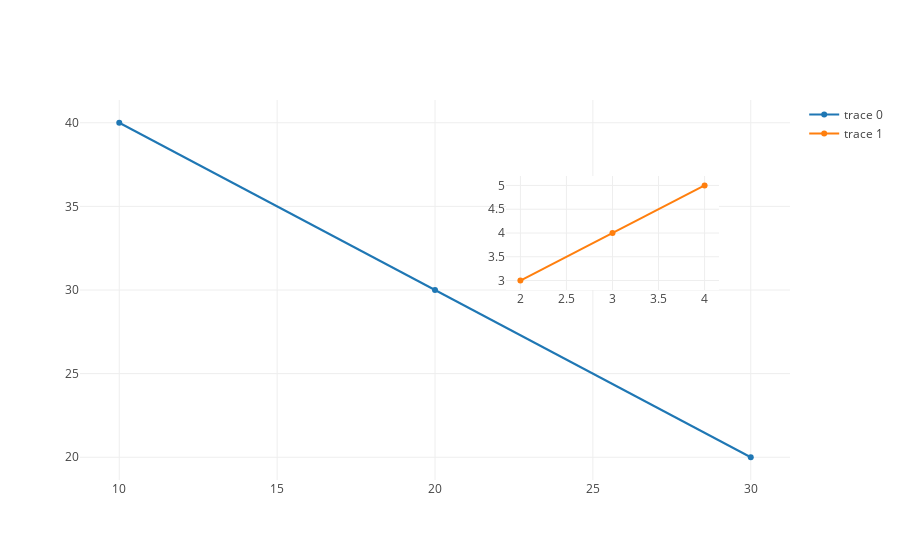

The code cell stored with this chart in its notebook:
### Code cell
fig = go.Figure(data=data, 
                layout=layout)

offline.iplot(fig)

### Figure 1 — Plotly figure (JSON) as saved in the notebook; plotly's stock layout.template omitted (floating-point values rounded to 4 significant figures)
{"data": [{"type": "scatter", "uid": "27fa0058-99a4-4716-907d-998b342169f1", "x": [10, 20, 30], "y": [40, 30, 20]}, {"type": "scatter", "uid": "be789984-42bd-42cb-b173-5b7cdbbb2109", "x": [2, 3, 4], "xaxis": "x2", "y": [3, 4, 5], "yaxis": "y2"}], "layout": {"xaxis2": {"anchor": "y2", "domain": [0.6, 0.9]}, "yaxis2": {"anchor": "x2", "domain": [0.5, 0.8]}}}
